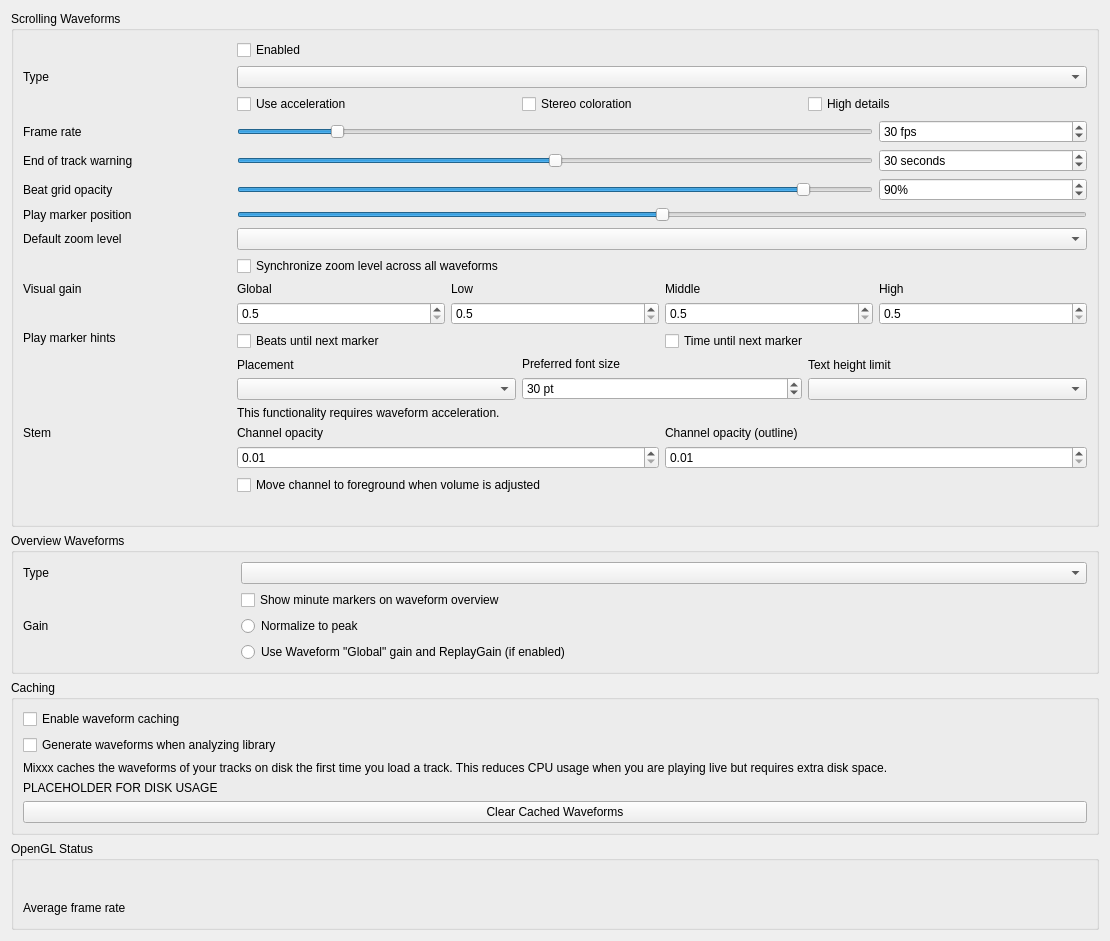
<?xml version="1.0" encoding="UTF-8"?>
<ui version="4.0">
 <class>DlgPrefWaveformDlg</class>
 <widget class="QWidget" name="DlgPrefWaveformDlg">
  <property name="geometry">
   <rect>
    <x>0</x>
    <y>0</y>
    <width>1110</width>
    <height>939</height>
   </rect>
  </property>
  <property name="windowTitle">
   <string>Waveform Preferences</string>
  </property>
  <layout class="QVBoxLayout" name="mainLayout">

  <item>
   <widget class="QGroupBox" name="waveform_groupbox">
    <property name="title">
     <string>Scrolling Waveforms</string>
    </property>
    <layout class="QGridLayout" name="waveform_layout">

     <item row="0" column="1">
      <widget class="QCheckBox" name="useWaveformCheckBox">
       <property name="text">
        <string>Enabled</string>
       </property>
      </widget>
     </item>

     <item row="1" column="0">
      <widget class="QLabel" name="waveformTypeLabel">
       <property name="sizePolicy">
        <sizepolicy hsizetype="Preferred" vsizetype="Preferred">
         <horstretch>0</horstretch>
         <verstretch>0</verstretch>
        </sizepolicy>
       </property>
       <property name="toolTip">
        <string extracomment="The big waveform summary shows the waveform envelope of the track near the current playback position."/>
       </property>
       <property name="text">
        <string>Type</string>
       </property>
       <property name="alignment">
        <set>Qt::AlignLeading|Qt::AlignLeft|Qt::AlignVCenter</set>
       </property>
       <property name="buddy">
        <cstring>waveformTypeComboBox</cstring>
       </property>
      </widget>
     </item>
     <item row="1" column="1" colspan="4">
      <widget class="QComboBox" name="waveformTypeComboBox">
       <property name="toolTip">
        <string>The waveform shows the waveform envelope of the track near the current playback position.
Select from different types of displays for the waveform, which differ primarily in the level of detail shown in the waveform.</string>
       </property>
      </widget>
     </item>

     <item row="2" column="1" colspan="4">
      <layout class="QHBoxLayout" name="waveform_render_options">
       <item>
        <widget class="QCheckBox" name="useAccelerationCheckBox">
         <property name="text">
          <string>Use acceleration</string>
         </property>
        </widget>
       </item>
       <item>
        <widget class="QCheckBox" name="splitLeftRightCheckBox">
         <property name="text">
          <string>Stereo coloration</string>
         </property>
        </widget>
       </item>
       <item>
        <widget class="QCheckBox" name="highDetailCheckBox">
         <property name="text">
          <string>High details</string>
         </property>
        </widget>
       </item>
      </layout>
     </item>

     <item row="4" column="0">
      <widget class="QLabel" name="frameRateLabel">
       <property name="text">
        <string>Frame rate</string>
       </property>
       <property name="alignment">
        <set>Qt::AlignLeading|Qt::AlignLeft|Qt::AlignVCenter</set>
       </property>
       <property name="buddy">
        <cstring>frameRateSlider</cstring>
       </property>
      </widget>
     </item>
     <item row="4" column="1" colspan="3">
      <widget class="QSlider" name="frameRateSlider">
       <property name="sizePolicy">
        <sizepolicy hsizetype="Preferred" vsizetype="Fixed">
         <horstretch>0</horstretch>
         <verstretch>0</verstretch>
        </sizepolicy>
       </property>
       <property name="maximumSize">
        <size>
         <width>16777215</width>
         <height>16777215</height>
        </size>
       </property>
       <property name="minimum">
        <number>10</number>
       </property>
       <property name="maximum">
        <number>144</number>
       </property>
       <property name="value">
        <number>30</number>
       </property>
       <property name="orientation">
        <enum>Qt::Horizontal</enum>
       </property>
      </widget>
     </item>
     <item row="4" column="4">
      <widget class="QSpinBox" name="frameRateSpinBox">
       <property name="toolTip">
        <string/>
       </property>
       <property name="suffix">
        <string> fps</string>
       </property>
       <property name="minimum">
        <number>10</number>
       </property>
       <property name="maximum">
        <number>144</number>
       </property>
       <property name="value">
        <number>30</number>
       </property>
      </widget>
     </item>

     <item row="5" column="0">
      <widget class="QLabel" name="endOfTrackWarningTimeLabel">
       <property name="text">
        <string>End of track warning</string>
       </property>
       <property name="alignment">
        <set>Qt::AlignLeading|Qt::AlignLeft|Qt::AlignVCenter</set>
       </property>
       <property name="buddy">
        <cstring>endOfTrackWarningTimeSlider</cstring>
       </property>
      </widget>
     </item>
     <item row="5" column="1" colspan="3">
      <widget class="QSlider" name="endOfTrackWarningTimeSlider">
       <property name="sizePolicy">
        <sizepolicy hsizetype="Preferred" vsizetype="Fixed">
         <horstretch>0</horstretch>
         <verstretch>0</verstretch>
        </sizepolicy>
       </property>
       <property name="maximumSize">
        <size>
         <width>16777215</width>
         <height>16777215</height>
        </size>
       </property>
       <property name="minimum">
        <number>0</number>
       </property>
       <property name="maximum">
        <number>60</number>
       </property>
       <property name="value">
        <number>30</number>
       </property>
       <property name="orientation">
        <enum>Qt::Horizontal</enum>
       </property>
      </widget>
     </item>
     <item row="5" column="4">
      <widget class="QSpinBox" name="endOfTrackWarningTimeSpinBox">
       <property name="toolTip">
        <string>Highlight the waveforms when the last seconds of a track remains.</string>
       </property>
       <property name="suffix">
        <string> seconds</string>
       </property>
       <property name="minimum">
        <number>0</number>
       </property>
       <property name="maximum">
        <number>60</number>
       </property>
       <property name="value">
        <number>30</number>
       </property>
      </widget>
     </item>

     <item row="6" column="0">
      <widget class="QLabel" name="BeatgridWaveform">
       <property name="toolTip">
        <string/>
       </property>
       <property name="midLineWidth">
        <number>6</number>
       </property>
       <property name="text">
        <string>Beat grid opacity</string>
       </property>
       <property name="alignment">
        <set>Qt::AlignLeading|Qt::AlignLeft|Qt::AlignVCenter</set>
       </property>
      </widget>
     </item>
     <item row="6" column="1" colspan="3">
      <widget class="QSlider" name="beatGridAlphaSlider">
       <property name="maximum">
        <number>100</number>
       </property>
       <property name="value">
        <number>90</number>
       </property>
       <property name="orientation">
        <enum>Qt::Horizontal</enum>
       </property>
      </widget>
     </item>
     <item row="6" column="4">
      <widget class="QSpinBox" name="beatGridAlphaSpinBox">
       <property name="toolTip">
        <string>Set amount of opacity on beat grid lines.</string>
       </property>
       <property name="suffix">
        <string>%</string>
       </property>
       <property name="maximum">
        <number>100</number>
       </property>
       <property name="value">
        <number>90</number>
       </property>
      </widget>
     </item>

     <item row="7" column="0">
      <widget class="QLabel" name="playMarkerPositionLabel">
       <property name="text">
        <string>Play marker position</string>
       </property>
      </widget>
     </item>
     <item row="7" column="1" colspan="4">
      <widget class="QSlider" name="playMarkerPositionSlider">
       <property name="sizePolicy">
        <sizepolicy hsizetype="Preferred" vsizetype="Fixed">
         <horstretch>0</horstretch>
         <verstretch>0</verstretch>
        </sizepolicy>
       </property>
       <property name="maximumSize">
        <size>
         <width>16777215</width>
         <height>16777215</height>
        </size>
       </property>
       <property name="toolTip">
        <string>Moves the play marker position on the waveforms to the left, right or center (default).</string>
       </property>
       <property name="minimum">
        <number>0</number>
       </property>
       <property name="maximum">
        <number>100</number>
       </property>
       <property name="value">
        <number>50</number>
       </property>
       <property name="orientation">
        <enum>Qt::Horizontal</enum>
       </property>
      </widget>
     </item>

     <item row="8" column="0">
      <widget class="QLabel" name="defaultZoomLabel">
       <property name="text">
        <string extracomment="Waveform zoom">Default zoom level</string>
       </property>
       <property name="alignment">
        <set>Qt::AlignLeading|Qt::AlignLeft|Qt::AlignVCenter</set>
       </property>
       <property name="buddy">
        <cstring>defaultZoomComboBox</cstring>
       </property>
      </widget>
     </item>
     <item row="8" column="1" colspan="4">
      <widget class="QComboBox" name="defaultZoomComboBox"/>
     </item>

     <item row="9" column="1" colspan="4">
      <widget class="QCheckBox" name="synchronizeZoomCheckBox">
       <property name="toolTip">
        <string>Synchronize zoom level across all waveform displays.</string>
       </property>
       <property name="text">
        <string>Synchronize zoom level across all waveforms</string>
       </property>
      </widget>
     </item>

     <item row="10" column="0">
      <widget class="QLabel" name="visualGainLabel">
       <property name="text">
        <string>Visual gain</string>
       </property>
       <property name="alignment">
        <set>Qt::AlignLeading|Qt::AlignLeft|Qt::AlignTop</set>
       </property>
       <property name="buddy">
        <cstring>allVisualGain</cstring>
       </property>
      </widget>
     </item>
     <item row="10" column="1" colspan="4">
      <layout class="QGridLayout" name="gridLayout_3">
       <item row="0" column="0">
        <widget class="QLabel" name="visualGainLabel_global">
         <property name="text">
          <string>Global</string>
         </property>
         <property name="alignment">
          <set>Qt::AlignLeading|Qt::AlignLeft|Qt::AlignVCenter</set>
         </property>
         <property name="buddy">
          <cstring>allVisualGain</cstring>
         </property>
        </widget>
       </item>
       <item row="0" column="1">
        <widget class="QLabel" name="visualGainLabel_low">
         <property name="text">
          <string>Low</string>
         </property>
         <property name="alignment">
          <set>Qt::AlignLeading|Qt::AlignLeft|Qt::AlignVCenter</set>
         </property>
         <property name="buddy">
          <cstring>allVisualGain</cstring>
         </property>
        </widget>
       </item>
       <item row="0" column="2">
        <widget class="QLabel" name="visualGainLabel_mid">
         <property name="text">
          <string>Middle</string>
         </property>
         <property name="alignment">
          <set>Qt::AlignLeading|Qt::AlignLeft|Qt::AlignVCenter</set>
         </property>
         <property name="buddy">
          <cstring>allVisualGain</cstring>
         </property>
        </widget>
       </item>
       <item row="0" column="3">
        <widget class="QLabel" name="visualGainLabel_high">
         <property name="text">
          <string>High</string>
         </property>
         <property name="alignment">
          <set>Qt::AlignLeading|Qt::AlignLeft|Qt::AlignVCenter</set>
         </property>
         <property name="buddy">
          <cstring>allVisualGain</cstring>
         </property>
        </widget>
       </item>

       <item row="1" column="0">
        <widget class="QDoubleSpinBox" name="allVisualGain">
         <property name="toolTip">
          <string>Global visual gain</string>
         </property>
         <property name="decimals">
          <number>1</number>
         </property>
         <property name="minimum">
          <double>0.500000000000000</double>
         </property>
         <property name="maximum">
          <double>5.000000000000000</double>
         </property>
         <property name="singleStep">
          <double>0.100000000000000</double>
         </property>
        </widget>
       </item>
       <item row="1" column="1">
        <widget class="QDoubleSpinBox" name="lowVisualGain">
         <property name="toolTip">
          <string>Visual gain of the low frequencies</string>
         </property>
         <property name="decimals">
          <number>1</number>
         </property>
         <property name="minimum">
          <double>0.500000000000000</double>
         </property>
         <property name="maximum">
          <double>5.000000000000000</double>
         </property>
         <property name="singleStep">
          <double>0.100000000000000</double>
         </property>
        </widget>
       </item>
       <item row="1" column="2">
        <widget class="QDoubleSpinBox" name="midVisualGain">
         <property name="toolTip">
          <string>Visual gain of the middle frequencies</string>
         </property>
         <property name="decimals">
          <number>1</number>
         </property>
         <property name="minimum">
          <double>0.500000000000000</double>
         </property>
         <property name="maximum">
          <double>5.000000000000000</double>
         </property>
         <property name="singleStep">
          <double>0.100000000000000</double>
         </property>
        </widget>
       </item>
       <item row="1" column="3">
        <widget class="QDoubleSpinBox" name="highVisualGain">
         <property name="toolTip">
          <string>Visual gain of the high frequencies</string>
         </property>
         <property name="decimals">
          <number>1</number>
         </property>
         <property name="minimum">
          <double>0.500000000000000</double>
         </property>
         <property name="maximum">
          <double>5.000000000000000</double>
         </property>
         <property name="singleStep">
          <double>0.100000000000000</double>
         </property>
        </widget>
       </item>
      </layout>
     </item>

     <item row="11" column="0">
      <widget class="QLabel" name="marker_hints_label">
       <property name="text">
        <string>Play marker hints</string>
       </property>
       <property name="alignment">
        <set>Qt::AlignLeading|Qt::AlignLeft|Qt::AlignTop</set>
       </property>
      </widget>
     </item>
     <item row="11" column="1" colspan="2">
      <widget class="QCheckBox" name="untilMarkShowBeatsCheckBox">
       <property name="text">
        <string>Beats until next marker</string>
       </property>
      </widget>
     </item>
     <item row="11" column="3" colspan="2">
      <widget class="QCheckBox" name="untilMarkShowTimeCheckBox">
       <property name="text">
        <string>Time until next marker</string>
       </property>
      </widget>
     </item>

     <item row="12" column="1" colspan="4">
      <layout class="QHBoxLayout" name="marker_option_layout">
       <item>
        <layout class="QVBoxLayout" name="marker_options_placement_layout">
         <item>
          <widget class="QLabel" name="untilMarkAlignLabel">
           <property name="text">
            <string>Placement</string>
           </property>
           <property name="alignment">
            <set>Qt::AlignLeading|Qt::AlignLeft|Qt::AlignVCenter</set>
           </property>
           <property name="buddy">
            <cstring>untilMarkAlignComboBox</cstring>
           </property>
          </widget>
         </item>
         <item>
          <widget class="QComboBox" name="untilMarkAlignComboBox"/>
         </item>
        </layout>
       </item>

       <item>
        <layout class="QVBoxLayout" name="marker_options_font_layout">
         <item>
          <widget class="QLabel" name="untilMarkTextPointSizeLabel">
           <property name="text">
            <string>Preferred font size</string>
           </property>
           <property name="alignment">
            <set>Qt::AlignLeading|Qt::AlignLeft|Qt::AlignVCenter</set>
           </property>
           <property name="buddy">
            <cstring>untilMarkTextPointSizeSpinBox</cstring>
           </property>
          </widget>
         </item>
         <item>
          <widget class="QSpinBox" name="untilMarkTextPointSizeSpinBox">
           <property name="toolTip">
            <string/>
           </property>
           <property name="suffix">
            <string> pt</string>
           </property>
           <property name="minimum">
            <number>10</number>
           </property>
           <property name="maximum">
            <number>100</number>
           </property>
           <property name="value">
            <number>30</number>
           </property>
          </widget>
         </item>
        </layout>
       </item>

       <item>
        <layout class="QVBoxLayout" name="marker_options_textheight_layout">
         <item>
          <widget class="QLabel" name="untilMarkTextHeightLimitLabel">
           <property name="text">
            <string>Text height limit</string>
           </property>
           <property name="alignment">
            <set>Qt::AlignLeading|Qt::AlignLeft|Qt::AlignVCenter</set>
           </property>
           <property name="buddy">
            <cstring>untilMarkTextHeightLimitComboBox</cstring>
           </property>
          </widget>
         </item>
         <item>
          <widget class="QComboBox" name="untilMarkTextHeightLimitComboBox"/>
         </item>
        </layout>
       </item>

      </layout><!-- marker_option_layout -->
     </item>

     <item row="13" column="1" colspan="4">
      <widget class="QLabel" name="requiresGLSLLabel">
       <property name="text">
        <string>This functionality requires waveform acceleration.</string>
       </property>
       <property name="alignment">
        <set>Qt::AlignLeading|Qt::AlignLeft|Qt::AlignVCenter</set>
       </property>
      </widget>
     </item>

     <item row="14" column="0">
      <widget class="QLabel" name="stemOpacityLabel">
       <property name="text">
        <string>Stem</string>
       </property>
       <property name="alignment">
        <set>Qt::AlignLeading|Qt::AlignLeft|Qt::AlignTop</set>
       </property>
       <property name="buddy">
        <cstring>stemOpacityMainLabel</cstring>
       </property>
      </widget>
     </item>
     <item row="14" column="1" colspan="4">
      <layout class="QGridLayout" name="stemOpacityGridLayout">
       <item row="0" column="0">
        <widget class="QLabel" name="stemOpacityMainLabel">
         <property name="text">
          <string>Channel opacity</string>
         </property>
         <property name="alignment">
          <set>Qt::AlignLeading|Qt::AlignLeft|Qt::AlignVCenter</set>
         </property>
         <property name="buddy">
          <cstring>stemOpacityMainLabel</cstring>
         </property>
        </widget>
       </item>
       <item row="0" column="1">
        <widget class="QLabel" name="stemOpacityOutlineLabel">
         <property name="text">
          <string>Channel opacity (outline)</string>
         </property>
         <property name="alignment">
          <set>Qt::AlignLeading|Qt::AlignLeft|Qt::AlignVCenter</set>
         </property>
         <property name="buddy">
          <cstring>stemOpacityMainLabel</cstring>
         </property>
        </widget>
       </item>

       <item row="1" column="0">
        <widget class="QDoubleSpinBox" name="stemOpacitySpinBox">
         <property name="toolTip">
          <string>Main stem opacity</string>
         </property>
         <property name="decimals">
          <number>2</number>
         </property>
         <property name="minimum">
          <double>0.010000000000000</double>
         </property>
         <property name="maximum">
          <double>1.000000000000000</double>
         </property>
         <property name="singleStep">
          <double>0.010000000000000</double>
         </property>
        </widget>
       </item>
       <item row="1" column="1">
        <widget class="QDoubleSpinBox" name="stemOutlineOpacitySpinBox">
         <property name="toolTip">
          <string>Outline stem opacity</string>
         </property>
         <property name="decimals">
          <number>2</number>
         </property>
         <property name="minimum">
          <double>0.010000000000000</double>
         </property>
         <property name="maximum">
          <double>1.000000000000000</double>
         </property>
         <property name="singleStep">
          <double>0.010000000000000</double>
         </property>
        </widget>
       </item>
       <item row="2" column="0" colspan="2">
        <widget class="QCheckBox" name="stemReorderLayerOnChangedCheckBox">
         <property name="text">
          <string>Move channel to foreground when volume is adjusted</string>
         </property>
        </widget>
       </item>
      </layout>
     </item>

     <item row="15" column="1" colspan="4">
      <widget class="QLabel" name="requiresGLSLLabel2">
       <property name="alignment">
        <set>Qt::AlignLeading|Qt::AlignLeft|Qt::AlignVCenter</set>
       </property>
      </widget>
     </item>

    </layout>
   </widget>
  </item><!-- waveform groupbox -->

  <item>
   <widget class="QGroupBox" name="overview_groupbox">
    <property name="title">
     <string>Overview Waveforms</string>
    </property>
    <layout class="QGridLayout" name="overview_layout">

     <item row="0" column="0">
      <widget class="QLabel" name="waveformOverviewLabel">
       <property name="toolTip">
        <string extracomment="The smaller, zoomed-out version of the waveform shows the various markers within the track as well as the waveform envelope of the entire track."/>
       </property>
       <property name="text">
        <string>Type</string>
       </property>
      </widget>
     </item>
     <item row="0" column="1" colspan="4">
      <widget class="QComboBox" name="waveformOverviewComboBox">
       <property name="toolTip">
        <string>The waveform overview shows the waveform envelope of the entire track.
Select from different types of displays for the waveform overview, which differ primarily in the level of detail shown in the waveform.</string>
       </property>
      </widget>
     </item>

     <item row="1" column="1" colspan="4">
      <widget class="QCheckBox" name="overviewMinuteMarkersCheckBox">
       <property name="text">
        <string>Show minute markers on waveform overview</string>
       </property>
      </widget>
     </item>

     <item row="2" column="0">
      <widget class="QLabel" name="overview_gain_label">
       <property name="toolTip">
        <string extracomment="Select a gain mode for the waveform overview."/>
       </property>
       <property name="text">
        <string>Gain</string>
       </property>
      </widget>
     </item>
     <item row="2" column="1" colspan="4">
      <widget class="QRadioButton" name="overview_scale_normalize">
       <property name="text">
        <string>Normalize to peak</string>
       </property>
       <attribute name="buttonGroup">
        <string notr="true">overview_scale_options</string>
       </attribute>
      </widget>
     </item>
     <item row="3" column="1" colspan="4">
      <widget class="QRadioButton" name="overview_scale_allReplayGain">
       <property name="text">
        <string extracomment="'Global' refers to the 'Global' visual gain in the scrolling waveform settings">Use Waveform "Global" gain and ReplayGain (if enabled)</string>
       </property>
       <attribute name="buttonGroup">
        <string notr="true">overview_scale_options</string>
       </attribute>
      </widget>
     </item>

    </layout>
   </widget>
  </item><!-- overview_groupbox -->

  <item>
   <widget class="QGroupBox" name="caching_groupbox">
    <property name="title">
     <string>Caching</string>
    </property>
    <layout class="QVBoxLayout" name="caching_layout">
     <item>
      <widget class="QCheckBox" name="enableWaveformCaching">
       <property name="text">
        <string>Enable waveform caching</string>
       </property>
      </widget>
     </item>
     <item>
      <widget class="QCheckBox" name="enableWaveformGenerationWithAnalysis">
       <property name="text">
        <string>Generate waveforms when analyzing library</string>
       </property>
      </widget>
     </item>
     <item>
      <widget class="QLabel" name="waveformCachingInfo">
       <property name="text">
        <string>Mixxx caches the waveforms of your tracks on disk the first time you load a track. This reduces CPU usage when you are playing live but requires extra disk space.</string>
       </property>
       <property name="wordWrap">
        <bool>true</bool>
       </property>
      </widget>
     </item>
     <item>
      <widget class="QLabel" name="waveformDiskUsage">
       <property name="sizePolicy">
        <sizepolicy hsizetype="Expanding" vsizetype="Minimum">
         <horstretch>0</horstretch>
         <verstretch>0</verstretch>
        </sizepolicy>
       </property>
       <property name="text">
        <string notr="true">PLACEHOLDER FOR DISK USAGE</string>
       </property>
       <property name="wordWrap">
        <bool>true</bool>
       </property>
      </widget>
     </item>
     <item>
      <widget class="QPushButton" name="clearCachedWaveforms">
       <property name="text">
        <string>Clear Cached Waveforms</string>
       </property>
      </widget>
     </item>
    </layout>
   </widget>
  </item><!-- caching_groupbox -->

  <item>
   <widget class="QGroupBox" name="opengl_status_groupbox">
    <property name="title">
     <string>OpenGL Status</string>
    </property>
    <layout class="QGridLayout" name="opengl_status_layout">
     <item row="0" column="0" colspan="3">
      <widget class="QLabel" name="openGlStatusData">
       <property name="sizePolicy">
        <sizepolicy hsizetype="Expanding" vsizetype="Minimum">
         <horstretch>0</horstretch>
         <verstretch>0</verstretch>
        </sizepolicy>
       </property>
       <property name="toolTip">
        <string>Displays which OpenGL version is supported by the current platform.</string>
       </property>
       <property name="text">
        <string/>
       </property>
       <property name="wordWrap">
        <bool>true</bool>
       </property>
       <property name="textInteractionFlags">
        <set>Qt::TextSelectableByKeyboard|Qt::TextSelectableByMouse</set>
       </property>
      </widget>
     </item>
     <item row="1" column="0">
      <widget class="QLabel" name="openGlStatusLabel_2">
       <property name="toolTip">
        <string/>
       </property>
       <property name="text">
        <string>Average frame rate</string>
       </property>
       <property name="alignment">
        <set>Qt::AlignLeading|Qt::AlignLeft|Qt::AlignVCenter</set>
       </property>
      </widget>
     </item>
     <item row="1" column="1" colspan="2">
      <widget class="QLabel" name="frameRateAverage">
       <property name="toolTip">
        <string>Displays the actual frame rate.</string>
       </property>
       <property name="text">
        <string/>
       </property>
      </widget>
     </item>
    </layout>
   </widget>
  </item><!-- opengl_status_groupbox -->

 </layout>
 </widget>
 <tabstops>
  <tabstop>useWaveformCheckBox</tabstop>
  <tabstop>waveformTypeComboBox</tabstop>
  <tabstop>useAccelerationCheckBox</tabstop>
  <tabstop>splitLeftRightCheckBox</tabstop>
  <tabstop>highDetailCheckBox</tabstop>
  <tabstop>frameRateSlider</tabstop>
  <tabstop>frameRateSpinBox</tabstop>
  <tabstop>endOfTrackWarningTimeSlider</tabstop>
  <tabstop>endOfTrackWarningTimeSpinBox</tabstop>
  <tabstop>beatGridAlphaSlider</tabstop>
  <tabstop>beatGridAlphaSpinBox</tabstop>
  <tabstop>playMarkerPositionSlider</tabstop>
  <tabstop>defaultZoomComboBox</tabstop>
  <tabstop>synchronizeZoomCheckBox</tabstop>
  <tabstop>allVisualGain</tabstop>
  <tabstop>lowVisualGain</tabstop>
  <tabstop>midVisualGain</tabstop>
  <tabstop>highVisualGain</tabstop>
  <tabstop>untilMarkShowBeatsCheckBox</tabstop>
  <tabstop>untilMarkShowTimeCheckBox</tabstop>
  <tabstop>untilMarkAlignComboBox</tabstop>
  <tabstop>untilMarkTextPointSizeSpinBox</tabstop>
  <tabstop>untilMarkTextHeightLimitComboBox</tabstop>
  <tabstop>waveformOverviewComboBox</tabstop>
  <tabstop>overviewMinuteMarkersCheckBox</tabstop>
  <tabstop>overview_scale_normalize</tabstop>
  <tabstop>overview_scale_allReplayGain</tabstop>
  <tabstop>enableWaveformCaching</tabstop>
  <tabstop>enableWaveformGenerationWithAnalysis</tabstop>
  <tabstop>clearCachedWaveforms</tabstop>
 </tabstops>
 <buttongroups>
  <buttongroup name="overview_scale_options"/>
 </buttongroups>
 <resources/>
 <connections/>
</ui>
